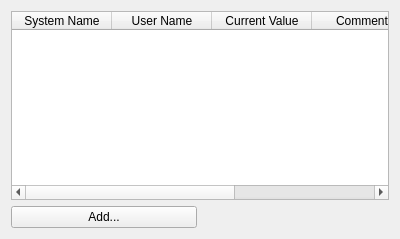
<?xml version="1.0" encoding="UTF-8"?>
<ui version="4.0">
 <class>MemoryWidget</class>
 <widget class="QWidget" name="MemoryWidget">
  <property name="geometry">
   <rect>
    <x>0</x>
    <y>0</y>
    <width>400</width>
    <height>239</height>
   </rect>
  </property>
  <property name="windowTitle">
   <string>Form</string>
  </property>
  <layout class="QGridLayout" name="gridLayout">
   <item row="0" column="0" colspan="2">
    <widget class="QTableWidget" name="tableWidget">
     <property name="columnCount">
      <number>5</number>
     </property>
     <column>
      <property name="text">
       <string>System Name</string>
      </property>
     </column>
     <column>
      <property name="text">
       <string>User Name</string>
      </property>
     </column>
     <column>
      <property name="text">
       <string>Current Value</string>
      </property>
     </column>
     <column>
      <property name="text">
       <string>Comment</string>
      </property>
     </column>
     <column>
      <property name="text">
       <string> </string>
      </property>
     </column>
    </widget>
   </item>
   <item row="1" column="0">
    <widget class="QPushButton" name="btnAdd">
     <property name="text">
      <string>Add...</string>
     </property>
    </widget>
   </item>
   <item row="1" column="1">
    <widget class="QLabel" name="label">
     <property name="text">
      <string/>
     </property>
    </widget>
   </item>
  </layout>
 </widget>
 <resources/>
 <connections/>
</ui>
